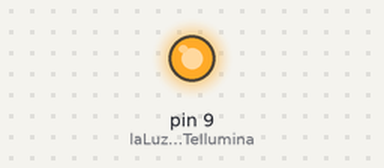
The sketch below on a simulated Arduino Uno, built with avr-gcc and run on an emulated ATmega328P. Parts: output pins drawn as LEDs (lit = HIGH).

Above: at 2.5 s.
At 7.5 s:
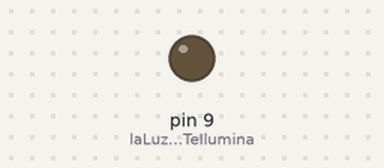
Timing chart, 0 to 13.0 s (numbered marks = the images above):
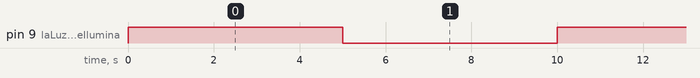

The sketch:

experiencia_3_funciones.ino
```cpp
// prende y apaga una luz en un tiempo determinado

//el benjus 29-01-21
int laLuzQueTeIlumina = 9;     //variable
int tresSegundos = 5000;
int unSegundo = 5000;


void setup() {
 // put your setup code here, to run once:
 //la función pinMode resive 2 parametros, el primero es el numero de mi pin analogo y el segundo es el modo en el que va a entrar, ese modo puede ser INPUT(condicion de entrada) u OUTPUT(condicion de salida)
 // y otro que se llama INPUT_PULLUP()
 // la funcion pinMode ( N, mode)
  pinMode(laLuzQueTeIlumina,OUTPUT);
}

void loop() {
  // put your main code here, to run repeatedly:
 // digitalWrite(laLuzQueTeIlumina,HIGH);
  //delay(unSegundo);            //1000 = milisegundos = 1 segundo
  //digitalWrite(laLuzQueTeIlumina,LOW);
  //delay(tresSegundos);
  //HIGH prende la luz y LOW la apaga

  encendido();
  apagado();
}

void encendido(){
 digitalWrite(laLuzQueTeIlumina,HIGH);
  delay(unSegundo);
}

void apagado(){
digitalWrite(laLuzQueTeIlumina,LOW);
  delay(tresSegundos);
}
```

Measured:
- by itself, pin 9 (laLuzQueTeIlumina): alternates HIGH for 5.0 s and LOW for 5.0 s
